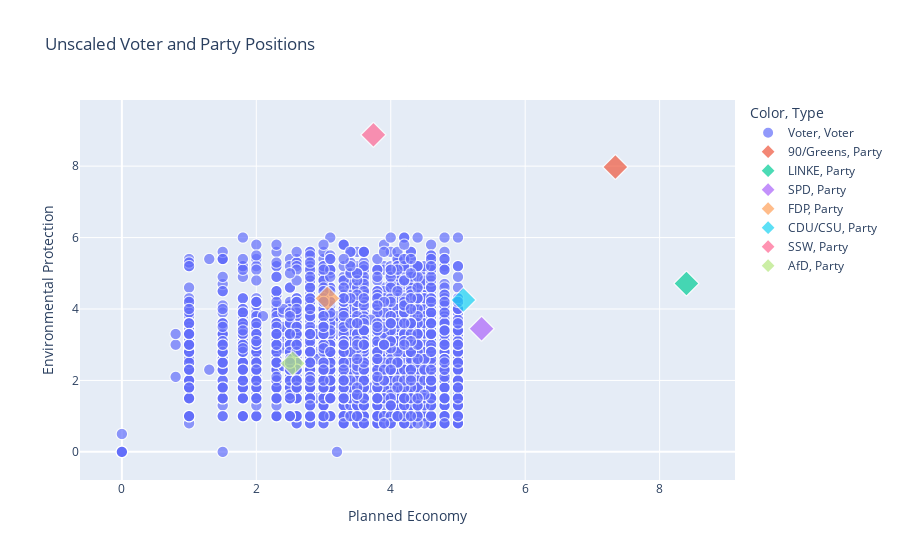

Write notebook code for a chart like this one.
### Code cell
# Plot without scaling
fig = px.scatter(
    pd.concat([
        voter_scaled.assign(Type="Voter", Size=5, Color="Voter"),
        party_scaled.assign(Type="Party", Size=15, Color=party_scaled["Party_Name"])
    ]),
    x="Planned Economy",
    y="Environmental Protection",
    color="Color",
    symbol="Type",
    size="Size",
    title="Unscaled Voter and Party Positions"
)
fig.update_traces(textposition="top center")
fig.show()

### Figure 1 — Plotly figure (JSON) as saved in the notebook; plotly's stock layout.template omitted (floating-point values rounded to 4 significant figures; data arrays with more than 128 entries replaced by an {"elided": "..."} marker saying what was removed)
{"data": [{"hovertemplate": "Color=Voter<br>Type=Voter<br>Planned Economy=%{x}<br>Environmental Protection=%{y}<br>Size=%{marker.size}<extra></extra>", "legendgroup": "Voter, Voter", "marker": {"color": "#636efa", "size": {"elided": "8007 int values"}, "sizemode": "area", "sizeref": 0.0375, "symbol": "circle"}, "mode": "markers", "name": "Voter, Voter", "showlegend": true, "textposition": "top center", "type": "scattergl", "x": {"elided": "8007 float values"}, "xaxis": "x", "y": {"elided": "8007 float values"}, "yaxis": "y"}, {"hovertemplate": "Color=90/Greens<br>Type=Party<br>Planned Economy=%{x}<br>Environmental Protection=%{y}<br>Size=%{marker.size}<extra></extra>", "legendgroup": "90/Greens, Party", "marker": {"color": "#EF553B", "size": [15], "sizemode": "area", "sizeref": 0.0375, "symbol": "diamond"}, "mode": "markers", "name": "90/Greens, Party", "showlegend": true, "textposition": "top center", "type": "scattergl", "x": [7.342], "xaxis": "x", "y": [7.975], "yaxis": "y"}, {"hovertemplate": "Color=LINKE<br>Type=Party<br>Planned Economy=%{x}<br>Environmental Protection=%{y}<br>Size=%{marker.size}<extra></extra>", "legendgroup": "LINKE, Party", "marker": {"color": "#00cc96", "size": [15], "sizemode": "area", "sizeref": 0.0375, "symbol": "diamond"}, "mode": "markers", "name": "LINKE, Party", "showlegend": true, "textposition": "top center", "type": "scattergl", "x": [8.399], "xaxis": "x", "y": [4.714], "yaxis": "y"}, {"hovertemplate": "Color=SPD<br>Type=Party<br>Planned Economy=%{x}<br>Environmental Protection=%{y}<br>Size=%{marker.size}<extra></extra>", "legendgroup": "SPD, Party", "marker": {"color": "#ab63fa", "size": [15], "sizemode": "area", "sizeref": 0.0375, "symbol": "diamond"}, "mode": "markers", "name": "SPD, Party", "showlegend": true, "textposition": "top center", "type": "scattergl", "x": [5.351], "xaxis": "x", "y": [3.448], "yaxis": "y"}, {"hovertemplate": "Color=FDP<br>Type=Party<br>Planned Economy=%{x}<br>Environmental Protection=%{y}<br>Size=%{marker.size}<extra></extra>", "legendgroup": "FDP, Party", "marker": {"color": "#FFA15A", "size": [15], "sizemode": "area", "sizeref": 0.0375, "symbol": "diamond"}, "mode": "markers", "name": "FDP, Party", "showlegend": true, "textposition": "top center", "type": "scattergl", "x": [3.057], "xaxis": "x", "y": [4.298], "yaxis": "y"}, {"hovertemplate": "Color=CDU/CSU<br>Type=Party<br>Planned Economy=%{x}<br>Environmental Protection=%{y}<br>Size=%{marker.size}<extra></extra>", "legendgroup": "CDU/CSU, Party", "marker": {"color": "#19d3f3", "size": [15], "sizemode": "area", "sizeref": 0.0375, "symbol": "diamond"}, "mode": "markers", "name": "CDU/CSU, Party", "showlegend": true, "textposition": "top center", "type": "scattergl", "x": [5.081], "xaxis": "x", "y": [4.252], "yaxis": "y"}, {"hovertemplate": "Color=SSW<br>Type=Party<br>Planned Economy=%{x}<br>Environmental Protection=%{y}<br>Size=%{marker.size}<extra></extra>", "legendgroup": "SSW, Party", "marker": {"color": "#FF6692", "size": [15], "sizemode": "area", "sizeref": 0.0375, "symbol": "diamond"}, "mode": "markers", "name": "SSW, Party", "showlegend": true, "textposition": "top center", "type": "scattergl", "x": [3.742], "xaxis": "x", "y": [8.877], "yaxis": "y"}, {"hovertemplate": "Color=AfD<br>Type=Party<br>Planned Economy=%{x}<br>Environmental Protection=%{y}<br>Size=%{marker.size}<extra></extra>", "legendgroup": "AfD, Party", "marker": {"color": "#B6E880", "size": [15], "sizemode": "area", "sizeref": 0.0375, "symbol": "diamond"}, "mode": "markers", "name": "AfD, Party", "showlegend": true, "textposition": "top center", "type": "scattergl", "x": [2.541], "xaxis": "x", "y": [2.478], "yaxis": "y"}], "layout": {"legend": {"itemsizing": "constant", "title": {"text": "Color, Type"}, "tracegroupgap": 0}, "title": {"text": "Unscaled Voter and Party Positions"}, "xaxis": {"anchor": "y", "domain": [0, 1], "title": {"text": "Planned Economy"}}, "yaxis": {"anchor": "x", "domain": [0, 1], "title": {"text": "Environmental Protection"}}}}
